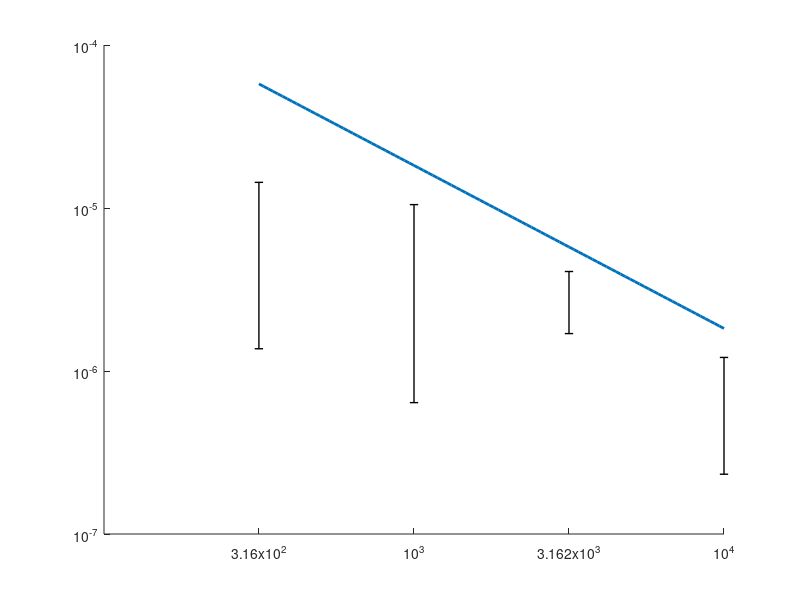

Reproduce this figure in MATLAB. (Note: this script raises an error after producing the figure.)
% SIR Variance Error Bars
% Caden McCann / Amy Carr
% This function generates a plot for each compartment, and compares the
% theoretical variance (determined by equations with starting parameters)
% with the simulated variance (determined by numerical integration over
% subintervals).

function sir_variance_error_bars()
    %% Model Parameters
    beta = 0.95; % beta*p1 / gamma*p2 is R0 reproduction number
    gamma = 1;
    p1 = 0.5;
    p2 = 0.5;
    max_T = 23;
    t_interval = 10; % for variance sampling
    t_grid = linspace(0, max_T, 1000);
    s0 = 0.96; % start with 96% susceptible
    i0 = 0.04;
    Ns = [316, 1000, 3162, 10000]; % varying population sizes

    %% Agent-Based Simulations
    S_var_all = zeros(length(Ns), length(t_grid));
    I_var_all = zeros(length(Ns), length(t_grid));
    R_var_all = zeros(length(Ns), length(t_grid));
    V_avg_all = zeros(length(Ns), 3, max_T-t_interval+1); % used to graph variance bars
    
    for idx = 1:length(Ns) % loop over each sample size N
        
        % actual starting populations
        N = Ns(idx);
        s0_abs = round(0.96 * N);
        i0_abs = round(0.04 * N);
        r0_abs = 0;

        % arrays containing the actual agents
        S = 1:s0_abs;
        I = (s0_abs+1):(s0_abs+i0_abs);
        R = [];

        % other initializations
        t = 0; % current time
        T = 0; % array of significant times
        S_prop = s0_abs / N;
        I_prop = i0_abs / N;
        R_prop = r0_abs / N;
        S_var = 0;
        I_var = 0;
        R_var = 0;

        %% Perform simulation for one N population
        while ~isempty(I) && t < max_T
            nI = numel(I);
            if nI < 1
                nI = 0;
            end    
            nS = numel(S);

            infection_rate = beta * nS * nI / (N^1.0); % density-dependent
            recovery_rate = gamma * nI;
            event_rate = infection_rate + recovery_rate; % master t clock
            
            dt = exprnd(1 / event_rate); % generate random waiting time
            t = t + dt; % exact time of next event

            % calculate infinitesimal variances at this t
            S_var(end+1) = p1 * beta * (nI/N) * (nS/N) / N;
            I_var(end+1) = (p1 * beta * (nI/N) * (nS/N) + p2 * gamma * (nI/N)) / N;
            R_var(end+1) = p2 * gamma * (nI/N) / N;

            if rand < (infection_rate / event_rate) % split master t clock into i clock
                if nS > 0 && rand < p1 % infection event actually happens
                    num = randi(nS); % get a random agent number
                    infected = S(num); % retrieve that agent
                    S(num) = []; % remove from susceptible population
                    I(end+1) = infected; % add to infected population
                end
            else % split master t clock into r clock
                if rand < p2 % recovery event actually happens
                    num = randi(nI); % get a random agent number
                    recovered = I(num); % retrieve that agent
                    I(num) = []; % remove from infected population
                    R(end+1) = recovered; % add to recovered population
                end
            end

            % update the counts and record relevant data for graphing
            N_current = numel(S) + numel(I) + numel(R);
            T(end+1) = t;
            S_prop(end+1) = numel(S) / N_current;
            I_prop(end+1) = numel(I) / N_current;
            R_prop(end+1) = numel(R) / N_current;            
        end

        %% If the simulation ended early (none infected at T=23), pad the rest of the data with zeros
        if t < max_T
            T(end+1) = max_T;
            S_var(end+1) = 0;
            I_var(end+1) = 0;
            R_var(end+1) = 0;
        end

        %% Create interpolated lines to smooth out the data points
        S_interp_var = interp1(T, S_var, t_grid, 'linear', 'extrap');
        I_interp_var = interp1(T, I_var, t_grid, 'linear', 'extrap');
        R_interp_var = interp1(T, R_var, t_grid, 'linear', 'extrap');
        S_var_all(idx, :) = S_interp_var;
        I_var_all(idx, :) = I_interp_var;
        R_var_all(idx, :) = R_interp_var;

        %% Find the integral of the variance over multiple intervals
        for interval_num = 1:max_T-t_interval+1 % 14 integrals when T=23
            t_start = interval_num-1;
            t_end = t_start + t_interval; % first integral over the interval [0,10]

            % variances [0.014 0.009 0.007 0.004] (for susceptible)
            % times     [  1.1  3.2   5.9   7.4 ]
            % start 3 end 8
            interval_mask = (t_grid >= t_start) & (t_grid <= t_end); % [0 1 1 0]
            t_sub = t_grid(interval_mask); % [3.2 5.9 7.4]

            % change in variance over the given interval for each compartment
            S_var_sub = S_interp_var(interval_mask); % [ 0.009  0.007 0.004 ]
            I_var_sub = I_interp_var(interval_mask);
            R_var_sub = R_interp_var(interval_mask);

            % numerical integration for each compartment, saving the average variances over each interval
            %                                (5.9-3.2) * (0.009+0.007)/2  /  (6-3)
            V_avg_all(idx, 1, interval_num) = 1*trapz(t_sub, S_var_sub) / (t_end - t_start);
            V_avg_all(idx, 2, interval_num) = 1*trapz(t_sub, I_var_sub) / (t_end - t_start);
            V_avg_all(idx, 3, interval_num) = 1*trapz(t_sub, R_var_sub) / (t_end - t_start);
        end 
    end

    %% Find the highest and lowest average variance over each interval for each compartment
    V_range = zeros(numel(Ns), 3, 2);
    for n = 1:numel(Ns) 
        for compartment = 1:3
            variance_column = squeeze(V_avg_all(n, compartment, :));
            V_range(n, compartment, 1) = min(variance_column);
            V_range(n, compartment, 2) = max(variance_column);
        end
    end
    
    compartments = ["Susceptible", "Infected", "Recovered"];
    intercepts = [log10(p1*beta*i0*s0); log10(p1*beta*i0*s0 + p2*gamma*i0); log10(p2*gamma*i0)];

    %% Graph the plots
    for compartment = 1:3
        figure;
        hold on;
        
        Ns_fine = logspace(log10(min(Ns)), log10(max(Ns)), 100);  % log scale
        slope = -1;
        intercept = intercepts(compartment);  % already log10 of coefficient
        
        y_theoretical = 10^intercept * Ns_fine.^slope;
        
        plot(Ns_fine, y_theoretical, 'LineWidth', 2);  % Red dashed line

        % create the vertical bar for each N
        for n = 1:numel(Ns) 
            x = Ns(n);
            y_min = V_range(n, compartment, 1);
            y_max = V_range(n, compartment, 2);
            line([x x], [y_min y_max], 'color', 'black', 'LineWidth', 1, 'Marker', '_');
        end

        
        set(gca, 'XScale', 'log'); % convert graph to log-log scale
        set(gca, 'YScale', 'log');
        xticks(Ns);
        xticklabels(string(round(log10(Ns),2)));
        xlabel('Log_{10}(N)');
        yticks = get(gca, 'YTick');
        yticklabels(string(log10(yticks)));
        ylabel('Log_{10}(Variance)');
        title(sprintf('Min-Max Variance Range: %s', compartments(compartment)));
        grid off;
        xlim([100,31622]); % set the window size
        ylim([1e-7,5e-4]);
    end
end
